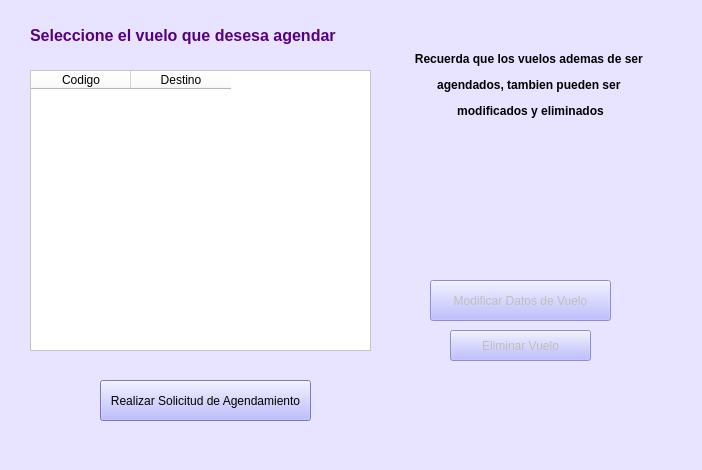
<?xml version="1.0" encoding="UTF-8"?>
<ui version="4.0">
 <class>Form</class>
 <widget class="QWidget" name="Form">
  <property name="geometry">
   <rect>
    <x>0</x>
    <y>0</y>
    <width>702</width>
    <height>470</height>
   </rect>
  </property>
  <property name="windowTitle">
   <string>Agendamiento de Vuelos</string>
  </property>
  <property name="styleSheet">
   <string notr="true">background-color: rgb(232, 228, 255);</string>
  </property>
  <widget class="QPushButton" name="bt_realizarSolicitud">
   <property name="geometry">
    <rect>
     <x>100</x>
     <y>380</y>
     <width>211</width>
     <height>41</height>
    </rect>
   </property>
   <property name="palette">
    <palette>
     <active>
      <colorrole role="WindowText">
       <brush brushstyle="SolidPattern">
        <color alpha="255">
         <red>0</red>
         <green>0</green>
         <blue>0</blue>
        </color>
       </brush>
      </colorrole>
      <colorrole role="Button">
       <brush brushstyle="SolidPattern">
        <color alpha="255">
         <red>170</red>
         <green>170</green>
         <blue>255</blue>
        </color>
       </brush>
      </colorrole>
      <colorrole role="Light">
       <brush brushstyle="SolidPattern">
        <color alpha="255">
         <red>255</red>
         <green>255</green>
         <blue>255</blue>
        </color>
       </brush>
      </colorrole>
      <colorrole role="Midlight">
       <brush brushstyle="SolidPattern">
        <color alpha="255">
         <red>212</red>
         <green>212</green>
         <blue>255</blue>
        </color>
       </brush>
      </colorrole>
      <colorrole role="Dark">
       <brush brushstyle="SolidPattern">
        <color alpha="255">
         <red>85</red>
         <green>85</green>
         <blue>127</blue>
        </color>
       </brush>
      </colorrole>
      <colorrole role="Mid">
       <brush brushstyle="SolidPattern">
        <color alpha="255">
         <red>113</red>
         <green>113</green>
         <blue>170</blue>
        </color>
       </brush>
      </colorrole>
      <colorrole role="Text">
       <brush brushstyle="SolidPattern">
        <color alpha="255">
         <red>0</red>
         <green>0</green>
         <blue>0</blue>
        </color>
       </brush>
      </colorrole>
      <colorrole role="BrightText">
       <brush brushstyle="SolidPattern">
        <color alpha="255">
         <red>255</red>
         <green>255</green>
         <blue>255</blue>
        </color>
       </brush>
      </colorrole>
      <colorrole role="ButtonText">
       <brush brushstyle="SolidPattern">
        <color alpha="255">
         <red>0</red>
         <green>0</green>
         <blue>0</blue>
        </color>
       </brush>
      </colorrole>
      <colorrole role="Base">
       <brush brushstyle="SolidPattern">
        <color alpha="255">
         <red>170</red>
         <green>170</green>
         <blue>255</blue>
        </color>
       </brush>
      </colorrole>
      <colorrole role="Window">
       <brush brushstyle="SolidPattern">
        <color alpha="255">
         <red>170</red>
         <green>170</green>
         <blue>255</blue>
        </color>
       </brush>
      </colorrole>
      <colorrole role="Shadow">
       <brush brushstyle="SolidPattern">
        <color alpha="255">
         <red>0</red>
         <green>0</green>
         <blue>0</blue>
        </color>
       </brush>
      </colorrole>
      <colorrole role="AlternateBase">
       <brush brushstyle="SolidPattern">
        <color alpha="255">
         <red>212</red>
         <green>212</green>
         <blue>255</blue>
        </color>
       </brush>
      </colorrole>
      <colorrole role="ToolTipBase">
       <brush brushstyle="SolidPattern">
        <color alpha="255">
         <red>255</red>
         <green>255</green>
         <blue>220</blue>
        </color>
       </brush>
      </colorrole>
      <colorrole role="ToolTipText">
       <brush brushstyle="SolidPattern">
        <color alpha="255">
         <red>0</red>
         <green>0</green>
         <blue>0</blue>
        </color>
       </brush>
      </colorrole>
     </active>
     <inactive>
      <colorrole role="WindowText">
       <brush brushstyle="SolidPattern">
        <color alpha="255">
         <red>0</red>
         <green>0</green>
         <blue>0</blue>
        </color>
       </brush>
      </colorrole>
      <colorrole role="Button">
       <brush brushstyle="SolidPattern">
        <color alpha="255">
         <red>170</red>
         <green>170</green>
         <blue>255</blue>
        </color>
       </brush>
      </colorrole>
      <colorrole role="Light">
       <brush brushstyle="SolidPattern">
        <color alpha="255">
         <red>255</red>
         <green>255</green>
         <blue>255</blue>
        </color>
       </brush>
      </colorrole>
      <colorrole role="Midlight">
       <brush brushstyle="SolidPattern">
        <color alpha="255">
         <red>212</red>
         <green>212</green>
         <blue>255</blue>
        </color>
       </brush>
      </colorrole>
      <colorrole role="Dark">
       <brush brushstyle="SolidPattern">
        <color alpha="255">
         <red>85</red>
         <green>85</green>
         <blue>127</blue>
        </color>
       </brush>
      </colorrole>
      <colorrole role="Mid">
       <brush brushstyle="SolidPattern">
        <color alpha="255">
         <red>113</red>
         <green>113</green>
         <blue>170</blue>
        </color>
       </brush>
      </colorrole>
      <colorrole role="Text">
       <brush brushstyle="SolidPattern">
        <color alpha="255">
         <red>0</red>
         <green>0</green>
         <blue>0</blue>
        </color>
       </brush>
      </colorrole>
      <colorrole role="BrightText">
       <brush brushstyle="SolidPattern">
        <color alpha="255">
         <red>255</red>
         <green>255</green>
         <blue>255</blue>
        </color>
       </brush>
      </colorrole>
      <colorrole role="ButtonText">
       <brush brushstyle="SolidPattern">
        <color alpha="255">
         <red>0</red>
         <green>0</green>
         <blue>0</blue>
        </color>
       </brush>
      </colorrole>
      <colorrole role="Base">
       <brush brushstyle="SolidPattern">
        <color alpha="255">
         <red>170</red>
         <green>170</green>
         <blue>255</blue>
        </color>
       </brush>
      </colorrole>
      <colorrole role="Window">
       <brush brushstyle="SolidPattern">
        <color alpha="255">
         <red>170</red>
         <green>170</green>
         <blue>255</blue>
        </color>
       </brush>
      </colorrole>
      <colorrole role="Shadow">
       <brush brushstyle="SolidPattern">
        <color alpha="255">
         <red>0</red>
         <green>0</green>
         <blue>0</blue>
        </color>
       </brush>
      </colorrole>
      <colorrole role="AlternateBase">
       <brush brushstyle="SolidPattern">
        <color alpha="255">
         <red>212</red>
         <green>212</green>
         <blue>255</blue>
        </color>
       </brush>
      </colorrole>
      <colorrole role="ToolTipBase">
       <brush brushstyle="SolidPattern">
        <color alpha="255">
         <red>255</red>
         <green>255</green>
         <blue>220</blue>
        </color>
       </brush>
      </colorrole>
      <colorrole role="ToolTipText">
       <brush brushstyle="SolidPattern">
        <color alpha="255">
         <red>0</red>
         <green>0</green>
         <blue>0</blue>
        </color>
       </brush>
      </colorrole>
     </inactive>
     <disabled>
      <colorrole role="WindowText">
       <brush brushstyle="SolidPattern">
        <color alpha="255">
         <red>85</red>
         <green>85</green>
         <blue>127</blue>
        </color>
       </brush>
      </colorrole>
      <colorrole role="Button">
       <brush brushstyle="SolidPattern">
        <color alpha="255">
         <red>170</red>
         <green>170</green>
         <blue>255</blue>
        </color>
       </brush>
      </colorrole>
      <colorrole role="Light">
       <brush brushstyle="SolidPattern">
        <color alpha="255">
         <red>255</red>
         <green>255</green>
         <blue>255</blue>
        </color>
       </brush>
      </colorrole>
      <colorrole role="Midlight">
       <brush brushstyle="SolidPattern">
        <color alpha="255">
         <red>212</red>
         <green>212</green>
         <blue>255</blue>
        </color>
       </brush>
      </colorrole>
      <colorrole role="Dark">
       <brush brushstyle="SolidPattern">
        <color alpha="255">
         <red>85</red>
         <green>85</green>
         <blue>127</blue>
        </color>
       </brush>
      </colorrole>
      <colorrole role="Mid">
       <brush brushstyle="SolidPattern">
        <color alpha="255">
         <red>113</red>
         <green>113</green>
         <blue>170</blue>
        </color>
       </brush>
      </colorrole>
      <colorrole role="Text">
       <brush brushstyle="SolidPattern">
        <color alpha="255">
         <red>85</red>
         <green>85</green>
         <blue>127</blue>
        </color>
       </brush>
      </colorrole>
      <colorrole role="BrightText">
       <brush brushstyle="SolidPattern">
        <color alpha="255">
         <red>255</red>
         <green>255</green>
         <blue>255</blue>
        </color>
       </brush>
      </colorrole>
      <colorrole role="ButtonText">
       <brush brushstyle="SolidPattern">
        <color alpha="255">
         <red>85</red>
         <green>85</green>
         <blue>127</blue>
        </color>
       </brush>
      </colorrole>
      <colorrole role="Base">
       <brush brushstyle="SolidPattern">
        <color alpha="255">
         <red>170</red>
         <green>170</green>
         <blue>255</blue>
        </color>
       </brush>
      </colorrole>
      <colorrole role="Window">
       <brush brushstyle="SolidPattern">
        <color alpha="255">
         <red>170</red>
         <green>170</green>
         <blue>255</blue>
        </color>
       </brush>
      </colorrole>
      <colorrole role="Shadow">
       <brush brushstyle="SolidPattern">
        <color alpha="255">
         <red>0</red>
         <green>0</green>
         <blue>0</blue>
        </color>
       </brush>
      </colorrole>
      <colorrole role="AlternateBase">
       <brush brushstyle="SolidPattern">
        <color alpha="255">
         <red>170</red>
         <green>170</green>
         <blue>255</blue>
        </color>
       </brush>
      </colorrole>
      <colorrole role="ToolTipBase">
       <brush brushstyle="SolidPattern">
        <color alpha="255">
         <red>255</red>
         <green>255</green>
         <blue>220</blue>
        </color>
       </brush>
      </colorrole>
      <colorrole role="ToolTipText">
       <brush brushstyle="SolidPattern">
        <color alpha="255">
         <red>0</red>
         <green>0</green>
         <blue>0</blue>
        </color>
       </brush>
      </colorrole>
     </disabled>
    </palette>
   </property>
   <property name="tabletTracking">
    <bool>false</bool>
   </property>
   <property name="autoFillBackground">
    <bool>false</bool>
   </property>
   <property name="styleSheet">
    <string notr="true">background-color: rgb(170, 170, 255);</string>
   </property>
   <property name="inputMethodHints">
    <set>Qt::ImhNone</set>
   </property>
   <property name="text">
    <string>Realizar Solicitud de Agendamiento</string>
   </property>
  </widget>
  <widget class="QPushButton" name="bt_modificarDatos">
   <property name="enabled">
    <bool>false</bool>
   </property>
   <property name="geometry">
    <rect>
     <x>430</x>
     <y>280</y>
     <width>181</width>
     <height>41</height>
    </rect>
   </property>
   <property name="styleSheet">
    <string notr="true">background-color: rgb(170, 170, 255);</string>
   </property>
   <property name="text">
    <string>Modificar Datos de Vuelo</string>
   </property>
  </widget>
  <widget class="QPushButton" name="bt_eliminarVuelo">
   <property name="enabled">
    <bool>false</bool>
   </property>
   <property name="geometry">
    <rect>
     <x>450</x>
     <y>330</y>
     <width>141</width>
     <height>31</height>
    </rect>
   </property>
   <property name="styleSheet">
    <string notr="true">background-color: rgb(170, 170, 255);</string>
   </property>
   <property name="text">
    <string>Eliminar Vuelo</string>
   </property>
  </widget>
  <widget class="QLabel" name="label">
   <property name="geometry">
    <rect>
     <x>30</x>
     <y>20</y>
     <width>361</width>
     <height>31</height>
    </rect>
   </property>
   <property name="font">
    <font>
     <pointsize>12</pointsize>
     <weight>75</weight>
     <bold>true</bold>
    </font>
   </property>
   <property name="styleSheet">
    <string notr="true">color: rgb(85, 0, 127);</string>
   </property>
   <property name="text">
    <string>Seleccione el vuelo que desesa agendar</string>
   </property>
  </widget>
  <widget class="QLabel" name="label_2">
   <property name="geometry">
    <rect>
     <x>460</x>
     <y>130</y>
     <width>121</width>
     <height>141</height>
    </rect>
   </property>
   <property name="text">
    <string/>
   </property>
   <property name="pixmap">
    <pixmap resource="logo usuario.qrc">:/cct/iconoagenda.jpg</pixmap>
   </property>
  </widget>
  <widget class="QLabel" name="label_3">
   <property name="geometry">
    <rect>
     <x>400</x>
     <y>50</y>
     <width>261</width>
     <height>71</height>
    </rect>
   </property>
   <property name="text">
    <string>&lt;html&gt;&lt;head/&gt;&lt;body&gt;&lt;p align=&quot;center&quot;&gt;&lt;span style=&quot; font-size:9pt; font-weight:600;&quot;&gt;Recuerda que los vuelos ademas de ser &lt;/span&gt;&lt;/p&gt;&lt;p align=&quot;center&quot;&gt;&lt;span style=&quot; font-size:9pt; font-weight:600;&quot;&gt;agendados, tambien pueden ser &lt;/span&gt;&lt;/p&gt;&lt;p align=&quot;center&quot;&gt;&lt;span style=&quot; font-size:9pt; font-weight:600;&quot;&gt;modificados y eliminados&lt;/span&gt;&lt;/p&gt;&lt;/body&gt;&lt;/html&gt;</string>
   </property>
  </widget>
  <widget class="QTableWidget" name="ls_vuelos">
   <property name="geometry">
    <rect>
     <x>30</x>
     <y>70</y>
     <width>341</width>
     <height>281</height>
    </rect>
   </property>
   <property name="styleSheet">
    <string notr="true">background-color: rgb(255, 255, 255);</string>
   </property>
   <column>
    <property name="text">
     <string>Codigo</string>
    </property>
   </column>
   <column>
    <property name="text">
     <string>Destino</string>
    </property>
   </column>
  </widget>
 </widget>
 <resources>
  <include location="logo usuario.qrc"/>
 </resources>
 <connections/>
</ui>
